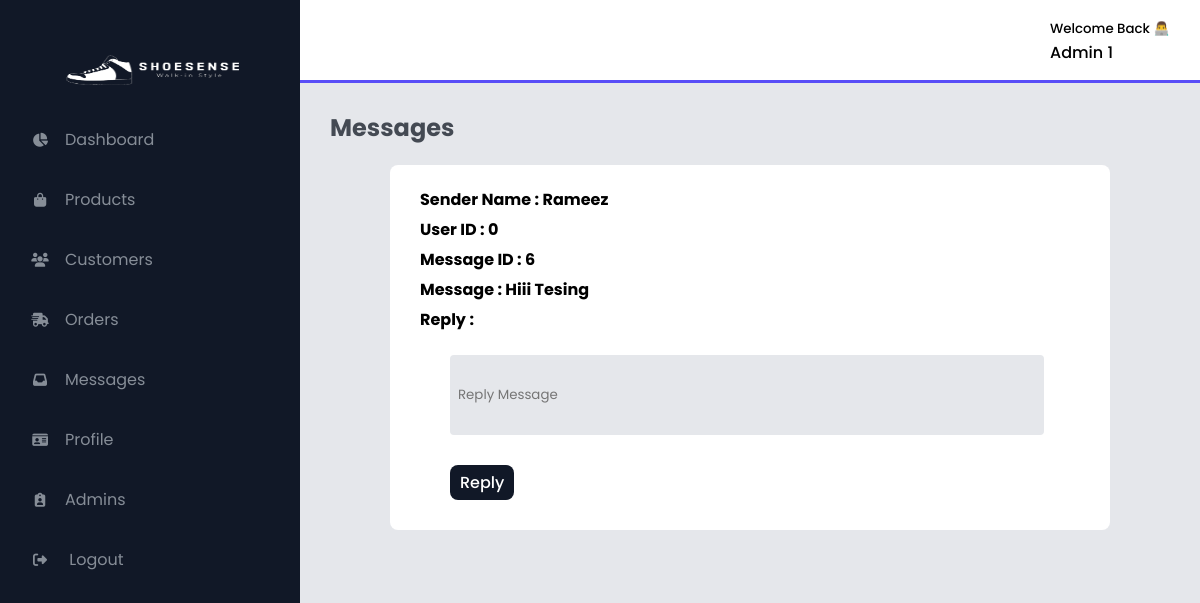
The app's page /admin/reply_messages.php?submit=6 (signed in) with its own data.
### tables this page shows
CREATE TABLE `messages` (
  `m_ID` int(100) NOT NULL,
  `user_id` int(100) NOT NULL,
  `sender_name` varchar(100) NOT NULL,
  `sender_email` varchar(255) NOT NULL,
  `sender_phoneNo` int(10) NOT NULL,
  `message` varchar(1000) NOT NULL,
  `message_date` date NOT NULL,
  `reply` varchar(1000) NOT NULL,
  `reply_time` date NOT NULL
);

### admin/reply_messages.php (the view, shortened to what this page needs)
<?php
include '../components/connect.php';
?>
<!DOCTYPE html>
<html lang="en">
<head>
    <link rel="stylesheet" href="../admin/CSS/admin_style.css">
    <link rel="stylesheet" href="../admin/CSS/manageproducts.css">
    <link rel="stylesheet" href="../admin/CSS/messages.css">
    <link href="https://cdn.jsdelivr.net/npm/remixicon@2.2.0/fonts/remixicon.css" rel="stylesheet">
    <link rel="stylesheet" href="https://cdnjs.cloudflare.com/ajax/libs/font-awesome/6.1.1/css/all.min.css">
</head>
<body>
<?php include 'menu.php';?>
<section id="interface">
    <?php include 'navsection.php';?>
    <h3 class="i-messageheading">Messages </h3>
    <div class="board  messages-replay">
    <div class="message-reply">
        <form action="" method="post">
        <?php
        $update_id = $_GET['submit'];
        $show_messages = $conn->prepare("SELECT * FROM `messages` WHERE m_ID = ?");
        $show_messages->execute([$update_id]);
        if($show_messages->rowCount() > 0){
        while($fetch_messages = $show_messages->fetch(PDO::FETCH_ASSOC)){
        ?>
        <h4>Sender Name :  <?= $fetch_messages['sender_name']; ?></h4>
        <h4>User ID :  <?= $fetch_messages['user_id']; ?></h4>
        <h4>Message ID :  <?= $fetch_messages['m_ID']; ?></h4>
        <h4>Message :  <?= $fetch_messages['message']; ?></h4>
        <h4>Reply :  <?= $fetch_messages['reply']; ?></h4>
            <input type="text" name="reply" id="" placeholder="Reply Message">
            <Button type="submit" class="btn" name="reply-message">Reply</Button>
            <?php
                }
            }
            ?>
        </form>
        </div>
    </div>
</section>
</body>
</html>

### admin/navsection.php (shortened to what this page needs)
<?php
include '../components/connect.php';
?>
<!DOCTYPE html>
<html lang="en">
<head>
    <link rel="stylesheet" href="../admin/CSS/admin_style.css">
    <link rel="stylesheet" href="../admin/CSS/manageproducts.css">
    <link href="https://cdn.jsdelivr.net/npm/remixicon@2.2.0/fonts/remixicon.css" rel="stylesheet">
</head>
<body>
        <div class="navigation">
            <div class="profile">
            <?php
            $select_profile = $conn->prepare("SELECT * FROM `admin` WHERE admin_ID = ?");
            $select_profile->execute([$admin_id]);
            if($select_profile->rowCount() > 0){
            $fetch_profile = $select_profile->fetch(PDO::FETCH_ASSOC);
            ?>
                <p>
                    <small> Welcome Back 👨‍💻 </small><br>
                    <?= $fetch_profile['admin_Name']; ?>
                </p>
            </div>
            <?php
            }
            ?>
        </div>
</body>
</html>

### admin/CSS/admin_style.css (style rules this page uses)
* { margin: 0; padding: 0; box-sizing: border-box; font-family: 'Poppins',sans-serif; }
body { width: 100%; background: #E5E7EB; position: relative; display: flex; }
.btn { padding: 5px 10px 5px 10px; border-radius: 8px; border: none; font-weight: 500; font-size: 16px; background: #111827; color: #fff; margin: 10px 10px 10px 30px; text-decoration: none; }
#interface { width: calc(100% - 300px); margin-left: 300px; position: relative; }
#interface .navigation { display: flex; align-items: center; justify-content: space-between; background: #fff; padding: 15px 30px; border-bottom: 3px solid #594ef7; position: fixed; width: calc(100% - 300px); }
#interface .navigation .profile { display: flex; justify-content: flex-start; align-items: center; }
#interface .navigation .profile p { font-size: 16px; font-weight: 500; }
.board { width: 94%; margin: 50px 0 30px 30px; overflow: auto; background: #fff; border-radius: 8px; }

### admin/CSS/messages.css (style rules this page uses)
#interface .i-messageheading { color: #444a53; padding: 30px 30px 0 30px; font-size: 24px; font-weight: 700; margin-top: 10vh; }
#interface .messages-replay { width: 80%; margin: 20px auto; }
#interface .messages-replay .message-reply { margin: 10px 20px; padding: 10px; }
#interface .messages-replay .message-reply h4 { line-height: 30px; font-size: 16px; }
#interface .messages-replay .message-reply input { display: block; width: 90%; margin-top: 10px; margin-bottom: 10px; }
#interface .messages-replay .message-reply input { display: block; width: 90%; margin: 20px 30px 20px 30px; height: 80px; line-height: 35px; border: none; background: #E5E7EB; padding-left: 8px; border-radius: 4px; }

### records on screen
messages: sender_name "Rameez", user "0", m_ID "6", message "Hiii Tesing"

### other values on screen
$fetch_profile['admin_Name'] "Admin 1"
